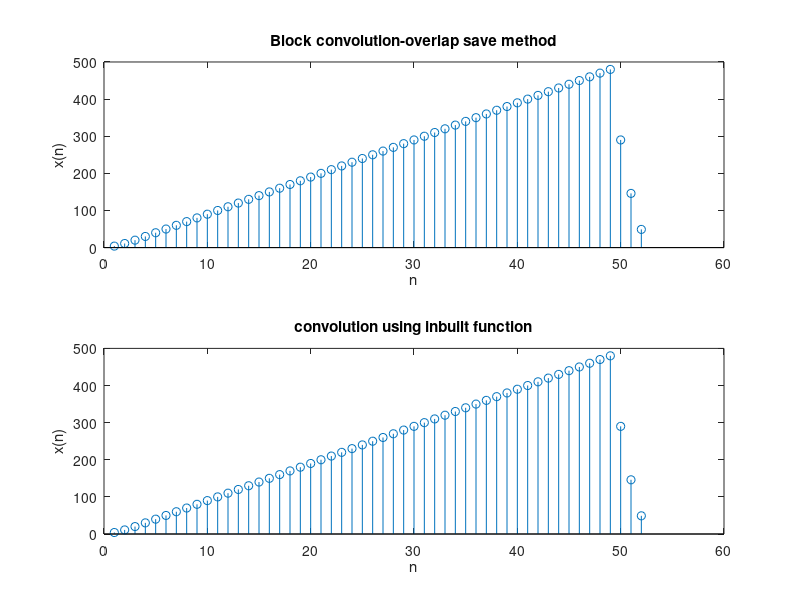

MATLAB code to generate this figure:
%Overlap and save
clc;
clear var;
x=(1:49);
h=[4 3 2 1];
N=10;
m=length(h);
l=N-(m-1);
y=zeros(1,length(h)+length(x)-1);
pre=zeros(1,m-1);
for i=1:(length(x))/l
xb=[pre,x((i-1)*l+1:l*i)];
yb=conv(xb,h);
y((i-1)*l+1:l*i)=yb(m:m+l-1);
pre=xb(l+m-1-(m-1)+1:l+m-1);
end
n=length(xb)+length(h)-1;
y(length(x)+1:length(x)+m-1)=yb(n-(m-1)+1:n);
w=conv(x,h);
figure;
subplot(211), stem(y)
title('Block convolution-overlap save method')
xlabel('n');
ylabel('x(n)');
subplot(212), stem(w)
title('convolution using inbuilt function')
xlabel('n');
ylabel('x(n)');

